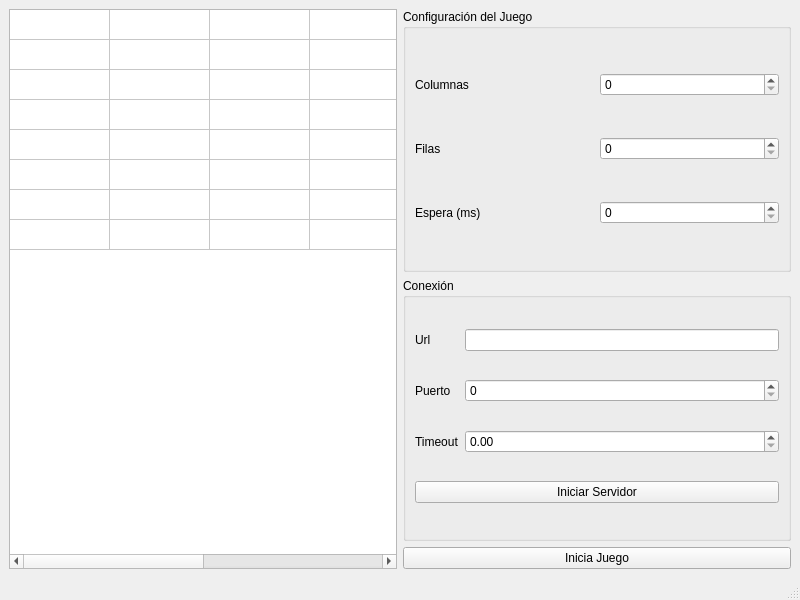
<?xml version="1.0" encoding="UTF-8"?>
<ui version="4.0">
 <class>MainWindow</class>
 <widget class="QMainWindow" name="MainWindow">
  <property name="geometry">
   <rect>
    <x>0</x>
    <y>0</y>
    <width>800</width>
    <height>600</height>
   </rect>
  </property>
  <property name="windowTitle">
   <string>Servidor</string>
  </property>
  <widget class="QWidget" name="centralwidget">
   <layout class="QGridLayout" name="gridLayout_3">
    <item row="0" column="0" rowspan="3">
     <widget class="QTableWidget" name="tableWidget">
      <attribute name="horizontalHeaderVisible">
       <bool>false</bool>
      </attribute>
      <attribute name="horizontalHeaderMinimumSectionSize">
       <number>10</number>
      </attribute>
      <attribute name="verticalHeaderVisible">
       <bool>false</bool>
      </attribute>
      <attribute name="verticalHeaderMinimumSectionSize">
       <number>10</number>
      </attribute>
      <row>
       <property name="text">
        <string>New Row</string>
       </property>
      </row>
      <row>
       <property name="text">
        <string>New Row</string>
       </property>
      </row>
      <row>
       <property name="text">
        <string>New Row</string>
       </property>
      </row>
      <row>
       <property name="text">
        <string>New Row</string>
       </property>
      </row>
      <row>
       <property name="text">
        <string>New Row</string>
       </property>
      </row>
      <row>
       <property name="text">
        <string>New Row</string>
       </property>
      </row>
      <row>
       <property name="text">
        <string>New Row</string>
       </property>
      </row>
      <row>
       <property name="text">
        <string>New Row</string>
       </property>
      </row>
      <column>
       <property name="text">
        <string>New Column</string>
       </property>
      </column>
      <column>
       <property name="text">
        <string>New Column</string>
       </property>
      </column>
      <column>
       <property name="text">
        <string>New Column</string>
       </property>
      </column>
      <column>
       <property name="text">
        <string>New Column</string>
       </property>
      </column>
      <column>
       <property name="text">
        <string>New Column</string>
       </property>
      </column>
      <column>
       <property name="text">
        <string>New Column</string>
       </property>
      </column>
     </widget>
    </item>
    <item row="0" column="1">
     <widget class="QGroupBox" name="Group_config">
      <property name="title">
       <string>Configuración del Juego</string>
      </property>
      <layout class="QGridLayout" name="gridLayout">
       <item row="0" column="0">
        <widget class="QLabel" name="columnas">
         <property name="text">
          <string>Columnas</string>
         </property>
        </widget>
       </item>
       <item row="0" column="1">
        <widget class="QSpinBox" name="spin_column"/>
       </item>
       <item row="1" column="0">
        <widget class="QLabel" name="filas">
         <property name="text">
          <string>Filas</string>
         </property>
        </widget>
       </item>
       <item row="1" column="1">
        <widget class="QSpinBox" name="spin_fila"/>
       </item>
       <item row="2" column="0">
        <widget class="QLabel" name="espera">
         <property name="text">
          <string>Espera (ms)</string>
         </property>
        </widget>
       </item>
       <item row="2" column="1">
        <widget class="QSpinBox" name="spin_espera"/>
       </item>
      </layout>
     </widget>
    </item>
    <item row="1" column="1">
     <widget class="QGroupBox" name="groupBox_2">
      <property name="title">
       <string>Conexión</string>
      </property>
      <layout class="QGridLayout" name="gridLayout_2">
       <item row="0" column="0">
        <widget class="QLabel" name="url">
         <property name="text">
          <string>Url</string>
         </property>
        </widget>
       </item>
       <item row="0" column="1">
        <widget class="QLineEdit" name="line_url"/>
       </item>
       <item row="1" column="0">
        <widget class="QLabel" name="puerto">
         <property name="text">
          <string>Puerto</string>
         </property>
        </widget>
       </item>
       <item row="1" column="1">
        <widget class="QSpinBox" name="spin_puerto">
         <property name="maximum">
          <number>10000</number>
         </property>
        </widget>
       </item>
       <item row="2" column="0">
        <widget class="QLabel" name="timout">
         <property name="text">
          <string>Timeout</string>
         </property>
        </widget>
       </item>
       <item row="2" column="1">
        <widget class="QDoubleSpinBox" name="spin_timeout"/>
       </item>
       <item row="3" column="0" colspan="2">
        <widget class="QPushButton" name="btn_iniciaserv">
         <property name="text">
          <string>Iniciar Servidor</string>
         </property>
        </widget>
       </item>
      </layout>
     </widget>
    </item>
    <item row="2" column="1">
     <widget class="QPushButton" name="inicia_juego">
      <property name="text">
       <string>Inicia Juego</string>
      </property>
     </widget>
    </item>
   </layout>
  </widget>
  <widget class="QStatusBar" name="statusbar"/>
 </widget>
 <resources/>
 <connections/>
</ui>
